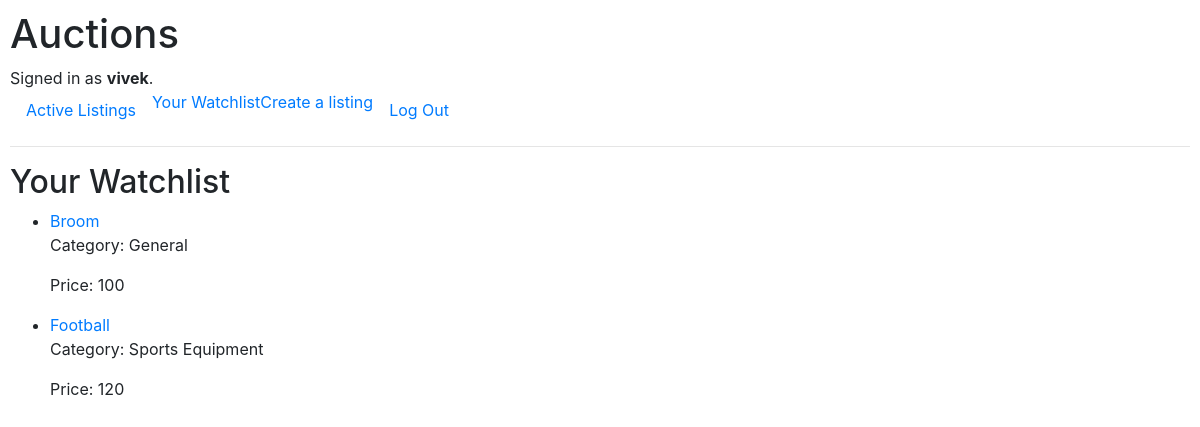
The app's page /watchlist/vivek/ (signed in) with its own data.
### auctions/models.py (models this page shows, shortened)
class User(AbstractUser):
    user_name = models.BigAutoField(primary_key=True)

class Watchlist(models.Model):
    id = models.BigAutoField(primary_key=True)
    username = models.ForeignKey(User, on_delete=models.CASCADE, related_name="user")
    product_id = models.ForeignKey(Listing, on_delete=models.CASCADE, related_name="product_id")

class Listing(models.Model):
    listing_id = models.BigAutoField(primary_key=True)
    auction_item = models.CharField(max_length=64)
    price = models.IntegerField()
    category = models.CharField(max_length=64, default="General")
    active_status = models.BooleanField(default=True)
    photo_url  = models.ImageField(upload_to="Product_Images", default="abcd.jpg")

### auctions/views.py (the view)
# urls.py: path('watchlist/<str:username>/', views.see_watchlist, name='see_watchlist'),
@login_required
def see_watchlist(request, username):
    if request.user.username != username:
        return redirect('index')
    watchlist_items = Watchlist.objects.filter(username=request.user)
    return render(request, "auctions/watchlist.html", {
        "watchlist": watchlist_items
    })

### auctions/templates/auctions/watchlist.html
{% extends "auctions/layout.html" %} {% block body %}
<h2>Your Watchlist</h2>
{% if watchlist %}
<ul>
  {% for item in watchlist %}
  <li>
    <a href="{% url 'auction' item.product_id.listing_id %}"
      >{{ item.product_id.auction_item }}</a
    >
    <p>Category: {{ item.product_id.category }}</p>
    <p>Price: {{ item.product_id.price }}</p>
  </li>
  {% endfor %}
</ul>
{% else %}
<p>Your watchlist is empty.</p>
{% endif %} {% endblock %}

### auctions/templates/auctions/layout.html (shortened to what this page needs)
{% load static %}
<!DOCTYPE html>
<html lang="en">
  <head>
    <link
      rel="stylesheet"
      href="https://stackpath.bootstrapcdn.com/bootstrap/4.4.1/css/bootstrap.min.css"
    />
    <link href="{% static 'auctions/styles.css' %}" rel="stylesheet" />
  </head>
  <body>
    <h1>Auctions</h1>
    <div>
      {% if user.is_authenticated %} Signed in as
      <strong>{{ user.username }}</strong>. {% else %} Not signed in. {% endif
      %}
    <ul class="nav">
      <li class="nav-item">
        <a class="nav-link" href="{% url 'index' %}">Active Listings</a>
      </li>
      {% if user.is_authenticated %}
      <li>
        <a href="{% url 'see_watchlist' user.username %}">Your Watchlist</a>
      </li>
      <li>
        <a href="{% url 'create_auction' user.username %}">Create a listing</a>
      </li>
      <li class="nav-item">
        <a class="nav-link" href="{% url 'logout' %}">Log Out</a>
      </li>
      {% endif %}
    </ul>
    <hr />
    {% block body %}{% endblock %}
  </body>
</html>

### auctions/static/auctions/styles.css (style rules this page uses)
body { padding: 10px; }

### records on screen
User: username "vivek"
Watchlist: product_id.auction_item "Broom", product_id.category "General", product_id.price "100"
Watchlist: product_id.auction_item "Football", product_id.category "Sports Equipment", product_id.price "120"
